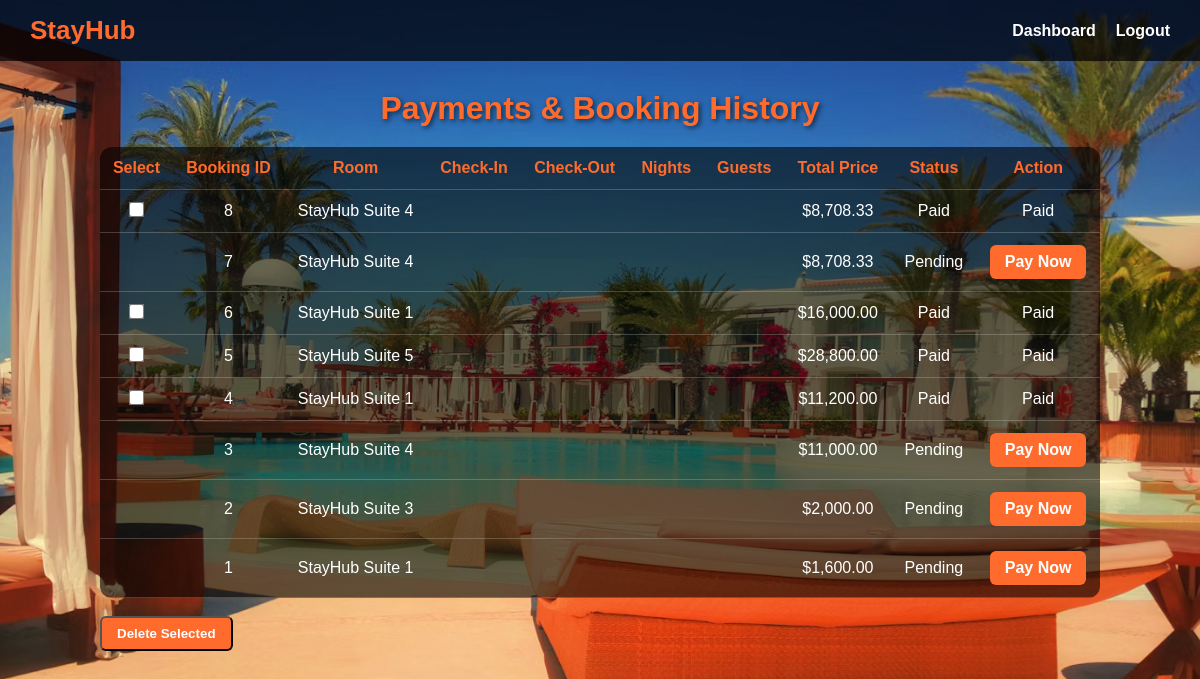
The app's page /stayhub/customer/customer_payments.php (signed in) with its own data.
### tables this page shows
CREATE TABLE `bookings` (
  `id` int(11) NOT NULL,
  `user_id` int(11) NOT NULL,
  `full_name` varchar(255) NOT NULL,
  `email` varchar(255) NOT NULL,
  `phone` varchar(50) NOT NULL,
  `room_name` varchar(255) NOT NULL,
  `total_price` decimal(10,2) NOT NULL,
  `arrival` date NOT NULL,
  `departure` date NOT NULL,
  `status` varchar(50) DEFAULT 'Paid',
  `created_at` timestamp NOT NULL DEFAULT current_timestamp()
);

### stayhub/customer/customer_payments.php (the view, shortened to what this page needs)
<?php
require_once $_SERVER['DOCUMENT_ROOT'].'/stayhub/db.php';
$user_id = $_SESSION['user_id'];
$stmt = $conn->prepare("SELECT * FROM bookings WHERE user_id=? ORDER BY id DESC");
$stmt->bind_param("i", $user_id);
$stmt->execute();
$result = $stmt->get_result();
$bookings = $result->fetch_all(MYSQLI_ASSOC);
?>
<!DOCTYPE html>
<html lang="en">
<head>
</head>
<body>
<nav>
<div class="logo">StayHub</div>
<ul>
<li><a href="dashboard.php">Dashboard</a></li>
<li><a href="../logout.php">Logout</a></li>
</ul>
</nav>
<div class="container">
<h1>Payments & Booking History</h1>
<?php if(count($bookings) == 0): ?>
    <p style="text-align:center;">No bookings found.</p>
<?php else: ?>
<form method="POST">
<table>
<tr>
<th>Select</th>
<th>Booking ID</th>
<th>Room</th>
<th>Check-In</th>
<th>Check-Out</th>
<th>Nights</th>
<th>Guests</th>
<th>Total Price</th>
<th>Status</th>
<th>Action</th>
</tr>
<?php foreach($bookings as $b): ?>
<tr>
<td>
<?php if($b['status'] == 'Paid' || $b['status'] == 'Cancelled'): ?>
    <input type="checkbox" name="delete_ids[]" value="<?php echo $b['id']; ?>">
<?php endif; ?>
</td>
<td><?php echo $b['id']; ?></td>
<td><?php echo htmlspecialchars($b['room_name'] ?? 'Room'); ?></td>
<td><?php echo $b['checkin']; ?></td>
<td><?php echo $b['checkout']; ?></td>
<td><?php echo $b['nights']; ?></td>
<td><?php echo $b['guests']; ?></td>
<td>$<?php echo number_format($b['total_price'],2); ?></td>
<td>
<?php
if($b['status'] == 'Cancelled'){
    echo "<span class='cancelled'>Cancelled</span>";
} else {
    echo $b['status'];
}
?>
</td>
<td>
<?php
if($b['status'] == 'Pending'): ?>
    <a class="button" href="?pay_booking_id=<?php echo $b['id']; ?>">Pay Now</a>
<?php elseif($b['status'] == 'Cancelled'): ?>
    <span class='cancelled'>Cancelled</span>
<?php else: ?>
    <span>Paid</span>
<?php endif; ?>
</td>
</tr>
<?php endforeach; ?>
</table>
<br>
<input type="submit" name="delete_selected" value="Delete Selected">
</form>
<?php endif; ?>
</div>
</body>
</html>

### stayhub/customer/customer_payments.php (style rules this page uses)
* { margin:0;padding:0;box-sizing:border-box; }
body { background:url('../pic.jpg') no-repeat center center fixed; background-size:cover; font-family:Arial,sans-serif; color:white; min-height:100vh; display:flex; flex-direction:column; }
nav { width:100%; background:rgba(0,0,0,0.7); padding:15px 30px; display:flex; justify-content:space-between; align-items:center; position:fixed; top:0; z-index:100; }
nav .logo { font-size:26px;font-weight:bold;color:#ff6b2c; }
nav ul { list-style:none;display:flex; }
nav ul li { margin-left:20px; }
nav ul li a { color:white;text-decoration:none;font-weight:bold;transition:0.3s; }
.container { padding-top:90px; width:95%; max-width:1000px; margin:0 auto; }
h1 { text-align:center;color:#ff6b2c;margin-bottom:20px;text-shadow:2px 2px 5px rgba(0,0,0,0.6); }
table { width:100%; border-collapse:collapse; background: rgba(0,0,0,0.6); border-radius:12px; overflow:hidden; }
table th, table td { padding:12px; text-align:center; border-bottom:1px solid rgba(255,255,255,0.2); }
th { color:#ff6b2c; }
a.button, input[type="submit"] { display:inline-block; padding:8px 15px; font-weight:bold; color:white; background:#ff6b2c; border-radius:6px; text-decoration:none; transition:0.3s; cursor:pointer; }
input[type="checkbox"] { transform:scale(1.2); cursor:pointer; }

### records on screen
bookings: id "8", room_name "StayHub Suite 4", total_price "8,708.33", status "Paid"
bookings: id "7", room_name "StayHub Suite 4", total_price "8,708.33", status "Pending"
bookings: id "6", room_name "StayHub Suite 1", total_price "16,000.00", status "Paid"
bookings: id "5", room_name "StayHub Suite 5", total_price "28,800.00", status "Paid"
bookings: id "4", room_name "StayHub Suite 1", total_price "11,200.00", status "Paid"
bookings: id "3", room_name "StayHub Suite 4", total_price "11,000.00", status "Pending"
bookings: id "2", room_name "StayHub Suite 3", total_price "2,000.00", status "Pending"
bookings: id "1", room_name "StayHub Suite 1", total_price "1,600.00", status "Pending"
